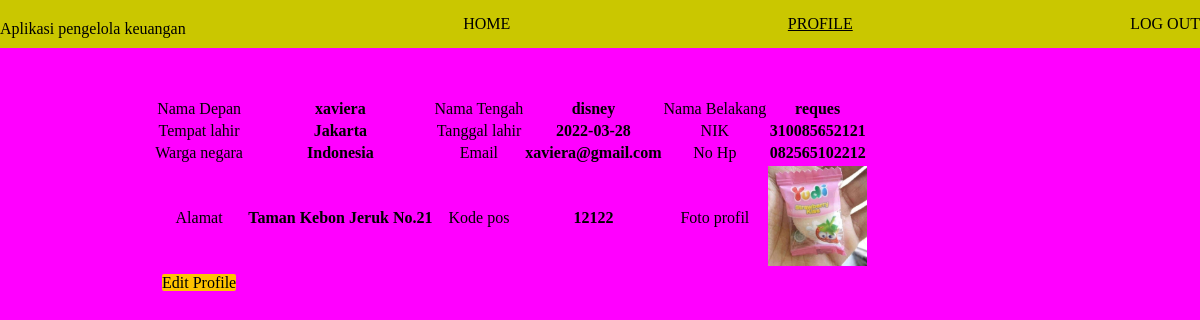
The page /SL1_Jason/profile.php (signed in) on the database its author committed.
### tables this page shows
CREATE TABLE `account` (
  `depan` varchar(20) NOT NULL,
  `tengah` varchar(20) NOT NULL,
  `belakang` varchar(20) NOT NULL,
  `tempat` varchar(20) NOT NULL,
  `tanggal` date NOT NULL,
  `nik` varchar(20) NOT NULL,
  `WN` varchar(30) NOT NULL,
  `email` varchar(30) NOT NULL,
  `nhp` varchar(15) NOT NULL,
  `alamat` text NOT NULL,
  `kodepos` varchar(10) NOT NULL,
  `pp` blob NOT NULL,
  `username` varchar(30) NOT NULL,
  `pw1` varchar(30) NOT NULL
);

### SL1_Jason/profile.php (the view, shortened to what this page needs)
<?php
include("config.php");
$strquery_select = "SELECT * FROM account WHERE username = '".$_SESSION['Sesusername']."'";
$query_select = mysqli_query($connection, $strquery_select);
$data = mysqli_fetch_array($query_select);
?>
<!DOCTYPE html>
<html lang="en">
<head>
    <link rel="stylesheet" href="styles.css">
</head>
<body>
    <div class="homes">
        <div class="navbars">
        <p>Aplikasi pengelola keuangan</p>
            <a href="home.php" >HOME</a>
            <a href="profile.php" class="underline">PROFILE</a>
            <a href="logout.php">LOG OUT</a>
        </div>
    <div class="contents1">
    <table>
            <tr>
                <td>Nama Depan</td>
                <td><b><?php echo $data['depan']?></b></td>
                <td>Nama Tengah</td>
                <td><b><?php echo $data['tengah']?></b></td>
                <td>Nama Belakang</td>
                <td><b><?php echo $data['belakang']?></b></td>
            </tr>
            <tr>
                <td>Tempat lahir</td>
                <td><b><?php echo $data['tempat']?></b></td>
                <td>Tanggal lahir</td>
                <td><b><?php echo $data['tanggal']?></b></td>
                <td>NIK</td>
                <td><b><?php echo $data['nik']?></b></td>
            </tr>
            <tr>
                <td>Warga negara</td>
                <td><b><?php echo $data['WN']?></b></td>
                <td>Email</td>
                <td><b><?php echo $data['email']?></b></td>
                <td>No Hp</td>
                <td><b><?php echo $data['nhp']?></b></td>
            </tr>
            <tr>
                <td>Alamat</td>
                <td><b><?php echo $data['alamat']?></b></td>
                <td>Kode pos</td>
                <td><b><?php echo $data['kodepos']?></b></td>
                <td>Foto profil</td>
                <td>
                <div class="RZ">
                    <?php
                    echo "<img src='".$data['pp']."'>";
                    ?>
                </div>
                </td>
            </tr>
            <tr>
                <td>
                    <a href="editprofile.php" class="LoginBTN2">Edit Profile</a>
                </td>
            </tr>
        </table>
    </div>
    </div>
</body>
</html>

### SL1_Jason/styles.css (style rules this page uses)
* { margin: 0; padding: 0; font-family:'Times New Roman', Times, serif; text-decoration: none; color: black; }
.LoginBTN2 { background-color: rgb(255, 196, 0); text-decoration: none; color: black; border-radius: 2px; font-size: 16px; margin: 10px; border: none; }
.homes { background-color: rgb(255, 0, 255); text-align: center; margin: auto; }
.navbars { background-color: rgb(202, 199, 0); padding-top: 10px; padding-bottom: 10px; display: flex; justify-content: space-between; align-items: center; }
.homes p { padding-top: 10px; }
.contents1 { padding-top: 50px; height: 1000px; width: auto; padding-left: 150px; }
.underline { text-decoration: underline; }
img { max-width: 100px; max-height: 100px; }

### rows shown on the page
account: depan "xaviera", tengah "disney", belakang "reques", tempat "Jakarta", tanggal "2022-03-28", nik "310085652121", WN "Indonesia", email "xaviera@gmail.com", nhp "082565102212", alamat "Taman Kebon Jeruk No.21", kodepos "12122", pp (picture)
